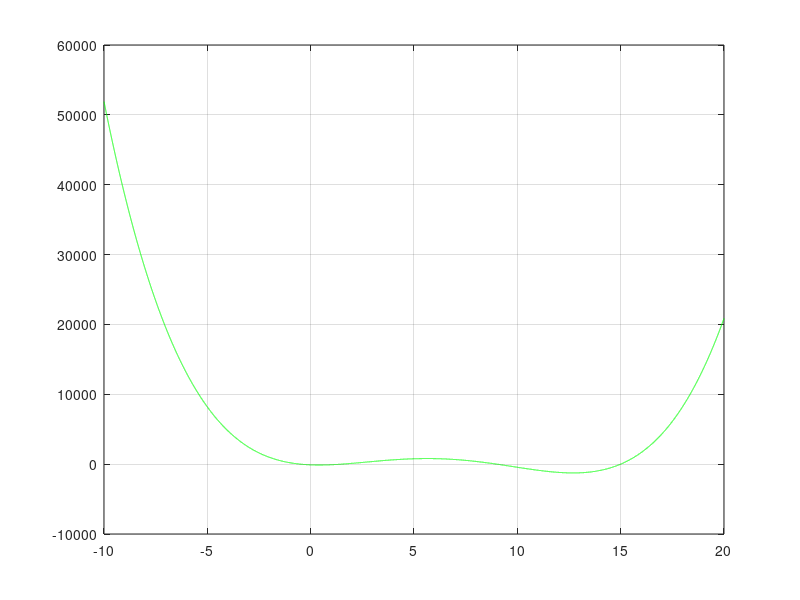

Reproduce this figure in MATLAB. (Note: this script raises an error after producing the figure.)
clc;close all;clear all;
x = -10:.001:20;
f='x.^4 - 25 * x.^3 + 633/4 * x.^2 - 117 * x -405/4';
 
plot(x,eval(f),'g-');
grid on; hold on;
n=2000;
prad = -10;
pab = 20;
i=1;
 while(prad <= 20)   
    x = prad;
    fx=eval(f);
    x = prad + 0.01;
    fxpb = eval(f);
    if sign(fx)~= sign(fxpb);
    saknys(i) = fzero(f,prad) % kelios saknys
    i=i+1;
    end
    prad = prad + 0.01; 
 end
 
plot(saknys,0*saknys,'kp');%saknys
legend('kreive f(x)', 'saknys');
title([char(f),'=0']);
